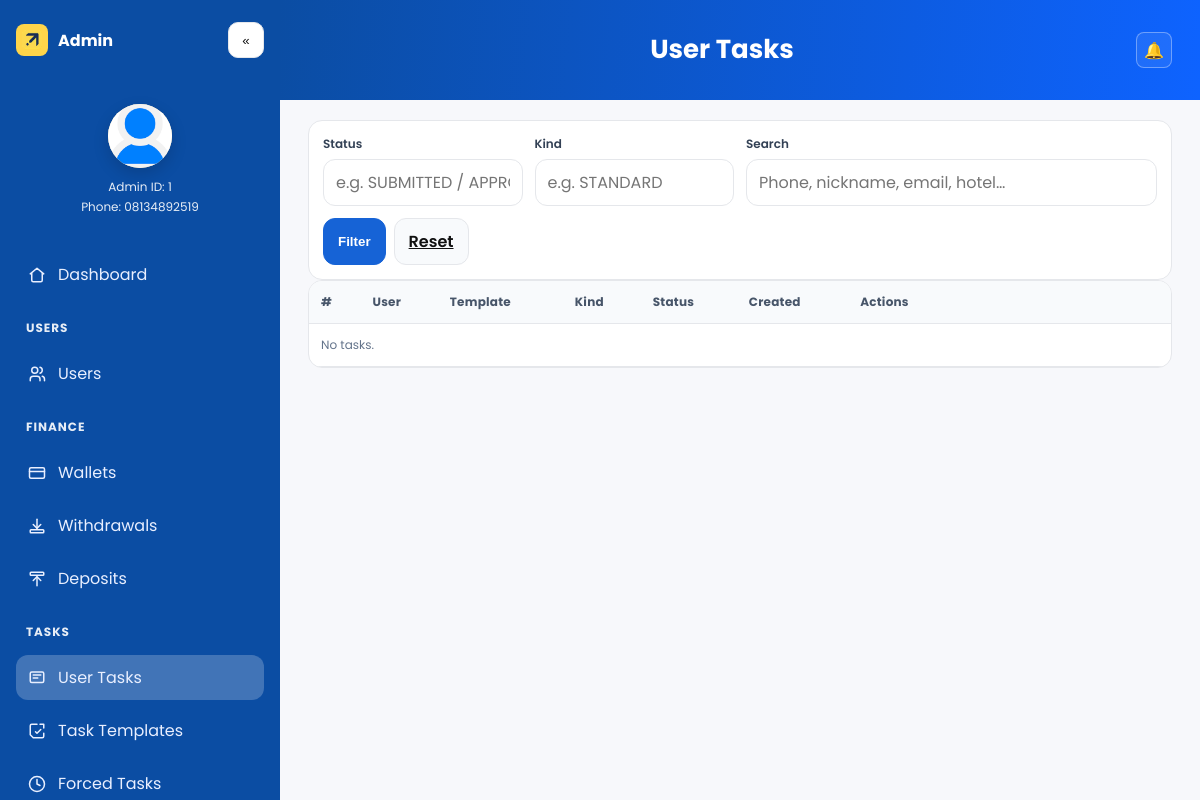
Before: /bo/tasks/?page=4 (signed in) with the older database file.
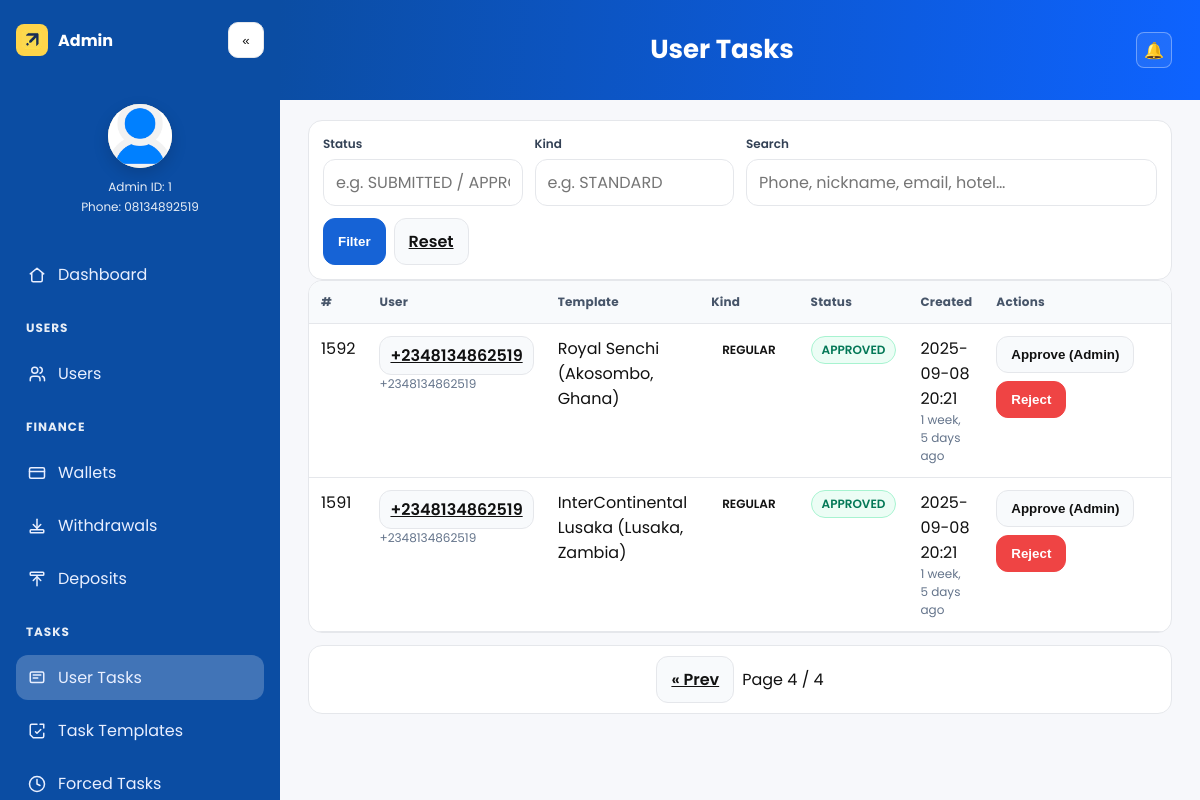
After: the same page with the newer database file.
### main/models.py (models this page shows, shortened)
class UserTask(models.Model):
    class Status(models.TextChoices):
        PENDING     = "PENDING", "Pending"
        IN_PROGRESS = "IN_PROGRESS", "In progress"
        SUBMITTED   = "SUBMITTED", "Submitted"
        APPROVED    = "APPROVED", "Approved"
        REJECTED    = "REJECTED", "Rejected"
        CANCELED    = "CANCELED", "Canceled"
    class Kind(models.TextChoices):
        REGULAR = "REGULAR", "Regular"
        ADMIN   = "ADMIN", "Admin (requires solvency)"
    user = models.ForeignKey(settings.AUTH_USER_MODEL, on_delete=models.CASCADE, related_name="user_tasks")
    template = models.ForeignKey('UserTaskTemplate', on_delete=models.PROTECT, related_name="instances")
    cycle_number = models.PositiveIntegerField(default=0)
    order_shown  = models.PositiveIntegerField(help_text="1-based order shown to the user within the cycle.")
    status = models.CharField(max_length=12, choices=Status.choices, default=Status.IN_PROGRESS)
    from django.core.validators import MinValueValidator
    price_used = models.DecimalField(
        max_digits=12, decimal_places=2, default=Decimal("0.00"),
        validators=[MinValueValidator(Decimal("0.00"))]
    )
    commission_used = models.DecimalField(
        max_digits=12, decimal_places=2, default=Decimal("0.00"),
        validators=[MinValueValidator(Decimal("0.00"))]
    )
    task_kind = models.CharField(max_length=12, choices=Kind.choices, default=Kind.REGULAR)
    assignment_total_display_cents = models.BigIntegerField(default=0)  # user's Total Asset (display) when assigned
    required_cash_cents            = models.BigIntegerField(default=0)  # max(0, price - old total_display)
    proof_text = models.TextField(blank=True, default="")
    proof_link = models.URLField(blank=True, default="")
    hold_ref = models.CharField(max_length=64, blank=True, default="")
    updated_at   = models.DateTimeField(auto_now=True)
    created_at   = models.DateTimeField(auto_now_add=True)
    started_at   = models.DateTimeField(null=True, blank=True)
    submitted_at = models.DateTimeField(null=True, blank=True)
    decided_at   = models.DateTimeField(null=True, blank=True)
    class Meta:
        indexes = [
            models.Index(fields=["user", "cycle_number"]),
            models.Index(fields=["status"]),
            models.Index(fields=["task_kind"]),
        ]
        ordering = ["-created_at"]

class CustomUser(AbstractUser):
    username = None
    phone = models.CharField(max_length=20, unique=True)
    invitation_code = models.CharField(max_length=50, blank=True, null=True)
    nickname   = models.CharField(max_length=50, blank=True)
    avatar     = models.ImageField(upload_to="avatars/%Y/%m/", blank=True, null=True)
    avatar_url = models.URLField(blank=True, null=True, validators=[URLValidator()])
    signup_ip = models.GenericIPAddressField(blank=True, null=True)
    signup_country = models.CharField(max_length=100, blank=True, null=True)
    last_login_ip = models.GenericIPAddressField(blank=True, null=True)
    last_login_country = models.CharField(max_length=100, blank=True, null=True)
    tx_pin_hash = models.CharField(max_length=128, blank=True)
    tx_pin_changed_at = models.DateTimeField(blank=True, null=True)
    tx_pin_attempts = models.PositiveIntegerField(default=0)
    tx_pin_locked_until = models.DateTimeField(blank=True, null=True)
    USERNAME_FIELD = "phone"
    REQUIRED_FIELDS = []
    objects = CustomUserManager()
    @property
    def display_name(self) -> str:
        return self.nickname or self.phone

class UserTaskTemplate(models.Model):
    class Label(models.TextChoices):
        PERFECT = "PERFECT", "Perfect"
        GOOD    = "GOOD",    "Good"
        MEDIUM  = "MEDIUM",  "Medium"
    class Status(models.TextChoices):
        DRAFT    = "DRAFT", "Draft"
        ACTIVE   = "ACTIVE", "Active"
        PAUSED   = "PAUSED", "Paused"
        ARCHIVED = "ARCHIVED", "Archived"
    hotel_name = models.CharField(max_length=160)
    slug = models.SlugField(max_length=180, unique=True)
    country = models.CharField(max_length=64)
    city = models.CharField(max_length=64)
    cover_image_url = models.URLField(blank=True, default="")
    cover_image = models.ImageField(upload_to="tasks/covers/", null=True, blank=True)
    task_id = models.CharField(max_length=24, unique=True, default=_gen_task_id, editable=False)
    task_date = models.DateField(null=True, blank=True)
    task_price = models.DecimalField(
        max_digits=12, decimal_places=2, null=True, blank=True,
        validators=[MinValueValidator(Decimal("0.00"))],
        help_text="If empty, falls back to tasksettngs.task_price."
    )
    task_commission = models.DecimalField(
        max_digits=12, decimal_places=2, null=True, blank=True,
        validators=[MinValueValidator(Decimal("0.00"))],
        help_text="If empty, falls back to tasksettngs.task_commission."
    )
    task_score = models.DecimalField(
        max_digits=3, decimal_places=2, null=True, blank=True,
        validators=[MinValueValidator(Decimal("0.00")), MaxValueValidator(Decimal("5.00"))],
        help_text="0.00 – 5.00"
    )
    task_label = models.CharField(max_length=12, choices=Label.choices, blank=True, default="")
    is_admin_task = models.BooleanField(
        default=False,
        help_text="If True, user must have wallet ≥ price to complete this task."
    )
    status = models.CharField(
        max_length=10, choices=Status.choices, default=Status.DRAFT,
        help_text="Set to ACTIVE to include in random selection."
    )
    created_by = models.ForeignKey(
        settings.AUTH_USER_MODEL, null=True, blank=True,
        on_delete=models.SET_NULL, related_name="created_task_templates"
    )
    created_at = models.DateTimeField(auto_now_add=True)
    updated_at = models.DateTimeField(auto_now=True)
    class Meta:
        indexes = [
            models.Index(fields=["status"]),
            models.Index(fields=["country", "city"]),
            models.Index(fields=["task_date"]),
        ]
        ordering = ["-updated_at", "-created_at"]
    def __str__(self):
        return f"{self.hotel_name} ({self.city}, {self.country})"

### main/admin_view.py (the view)
# urls.py: path("bo/tasks/", bo.bo_tasks, name="bo_tasks"),
@login_required
@user_passes_test(staff_or_manager)
def bo_tasks(request):
    status = (request.GET.get("status") or "").upper()
    kind   = (request.GET.get("kind") or "").upper()
    q      = (request.GET.get("q") or "").strip()
    qs = UserTask.objects.select_related("user", "template").order_by("-created_at")
    if status:
        qs = qs.filter(status=status)
    if kind:
        qs = qs.filter(task_kind=kind)
    if q:
        qs = qs.filter(Q(user__phone__icontains=q) | Q(user__nickname__icontains=q) | Q(template__hotel_name__icontains=q))
    page_obj = _paginate(qs, request, per_page=25)
    return render(request, "meta_search/bo/tasks.html", {
        "active_page": AP["tsk"], "page_obj": page_obj, "status": status, "kind": kind, "q": q
    })

### main/admin_view.py (called while the page is built)
def staff_or_manager(user):
    return user.is_active and (user.is_staff or user.groups.filter(name="managers").exists())

def _paginate(qs, request, per_page=25, page_param="page"):
    page = request.GET.get(page_param) or 1
    return Paginator(qs, per_page).get_page(page)

### templates/meta_search/bo/tasks.html (shortened to what this page needs)
{% extends "base_admin.html" %}
{% block page_title %}User Tasks{% endblock %}
{% block content %}
<form method="get" class="card filter-card" role="search" aria-label="Filter tasks">
  <div class="filter-grid">
    <div class="field">
      <label for="f-status">Status</label>
      <input id="f-status" type="text" name="status" value="{{ status }}" placeholder="e.g. SUBMITTED / APPROVED">
    </div>
    <div class="field">
      <label for="f-kind">Kind</label>
      <input id="f-kind" type="text" name="kind" value="{{ kind }}" placeholder="e.g. STANDARD">
    </div>
    <div class="field" style="grid-column: span 2;">
      <label for="f-q">Search</label>
      <input id="f-q" type="text" name="q" value="{{ q }}" placeholder="Phone, nickname, email, hotel…">
    </div>
  </div>
  <div class="filter-actions">
    <button class="btn primary" type="submit">Filter</button>
    <a class="btn" href="{% url 'bo_tasks' %}">Reset</a>
  </div>
</form>
<div class="card table-card">
  <div class="table-responsive" style="overflow-x:auto;">
    <table class="table">
      <thead>
        <tr>
          <th>#</th>
          <th>User</th>
          <th>Template</th>
          <th>Kind</th>
          <th>Status</th>
          <th>Created</th>
          <th style="min-width:220px;">Actions</th>
        </tr>
      </thead>
      <tbody>
        {% for t in page_obj %}
          <tr>
            <td data-label="#">
              {{ t.id }}
            </td>
            <td data-label="User">
              <a href="{% url 'bo_user_detail' t.user_id %}" class="btn" style="padding:6px 10px; font-weight:600;">
                {{ t.user.display_name|default:t.user }}
              </a>
              <div class="muted">{{ t.user.phone|default:t.user.email }}</div>
            </td>
            <td data-label="Template">
              {{ t.template|default:"—" }}
            </td>
            <td data-label="Kind">
              <span class="chip">{{ t.task_kind|default:"—" }}</span>
            </td>
            <td data-label="Status">
              <span class="chip status-{{ t.status|lower|slugify }}">{{ t.status }}</span>
            </td>
            <td data-label="Created">
              {{ t.created_at|date:"Y-m-d H:i" }}
              <div class="muted">{{ t.created_at|timesince }} ago</div>
            </td>
            <td data-label="Actions">
              <div class="actions">
                <form method="post" action="{% url 'bo_task_approve_admin' t.id %}">{% csrf_token %}
                  <button class="btn" type="submit" title="Approve as admin">Approve (Admin)</button>
                </form>
                <form method="post" action="{% url 'bo_task_reject' t.id %}">{% csrf_token %}
                  <button class="btn danger" type="submit" title="Reject task">Reject</button>
                </form>
              </div>
            </td>
          </tr>
        {% empty %}
          <tr>
            <td data-label="Info" colspan="7">
              <div class="muted">No tasks.</div>
            </td>
          </tr>
        {% endfor %}
      </tbody>
    </table>
  </div>
</div>
{% include "meta_search/bo/_pagination.html" with page_obj=page_obj %}
{% endblock %}

Changed rows visible on the page:
added UserTask: id "1592", user.display_name "+2348134862519", user.phone "+2348134862519", template "Royal Senchi (Akosombo, Ghana)", task_kind "REGULAR", status "APPROVED", created_at "2025-09-08 20:21", created_at "1 week, 5 days"
added UserTask: id "1591", user.display_name "+2348134862519", user.phone "+2348134862519", template "InterContinental Lusaka (Lusaka, Zambia)", task_kind "REGULAR", status "APPROVED", created_at "2025-09-08 20:21", created_at "1 week, 5 days"
Other visible differences:
{{ page_obj.number }}: (not shown) → "4"
{{ page_obj.paginator.num_pages }}: (not shown) → "4"
text no longer shown: "No tasks."
text now shown: "« Prev Page /"
